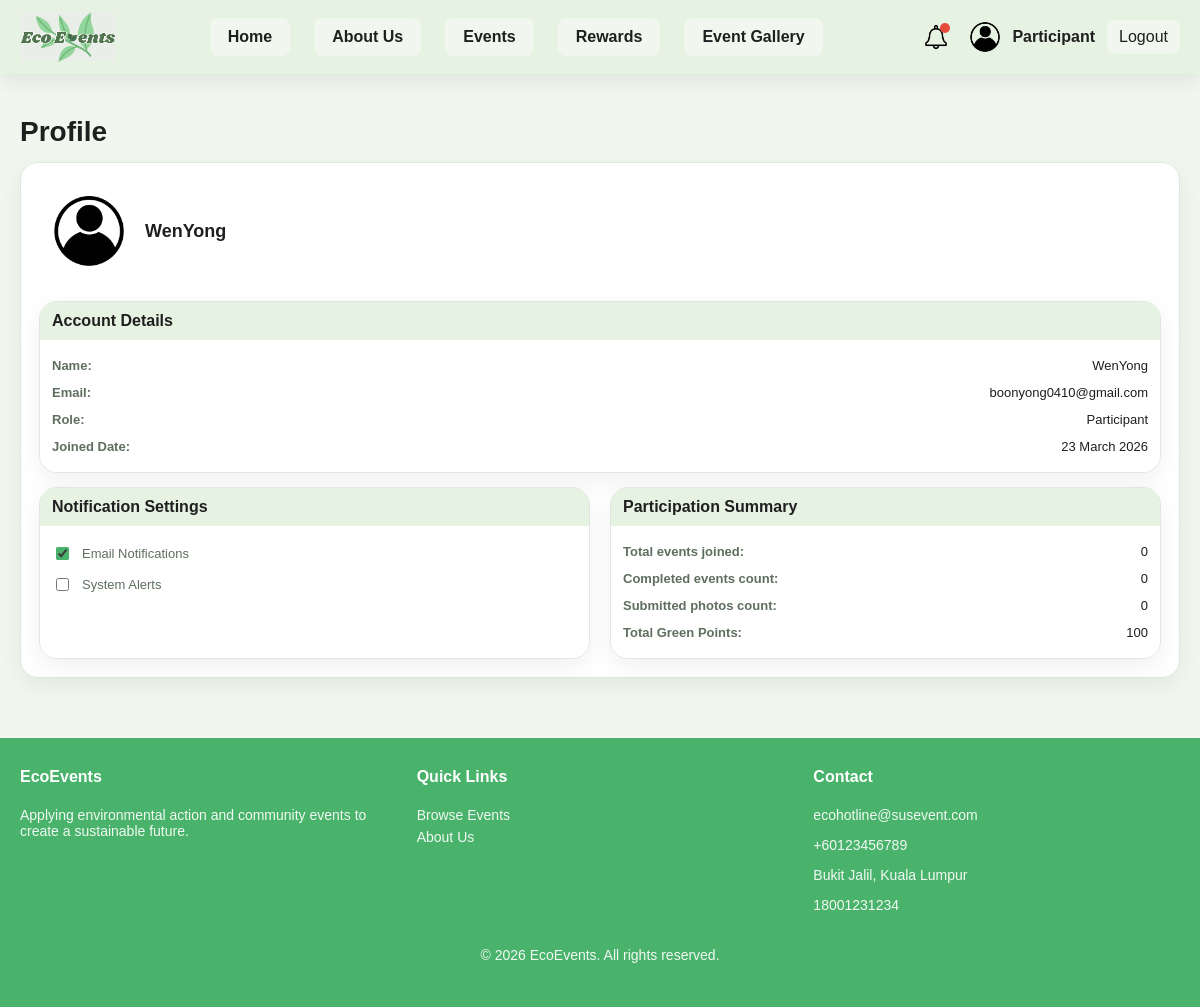
Before: /Sustainableapp/profile.php (signed in) with the older database file.
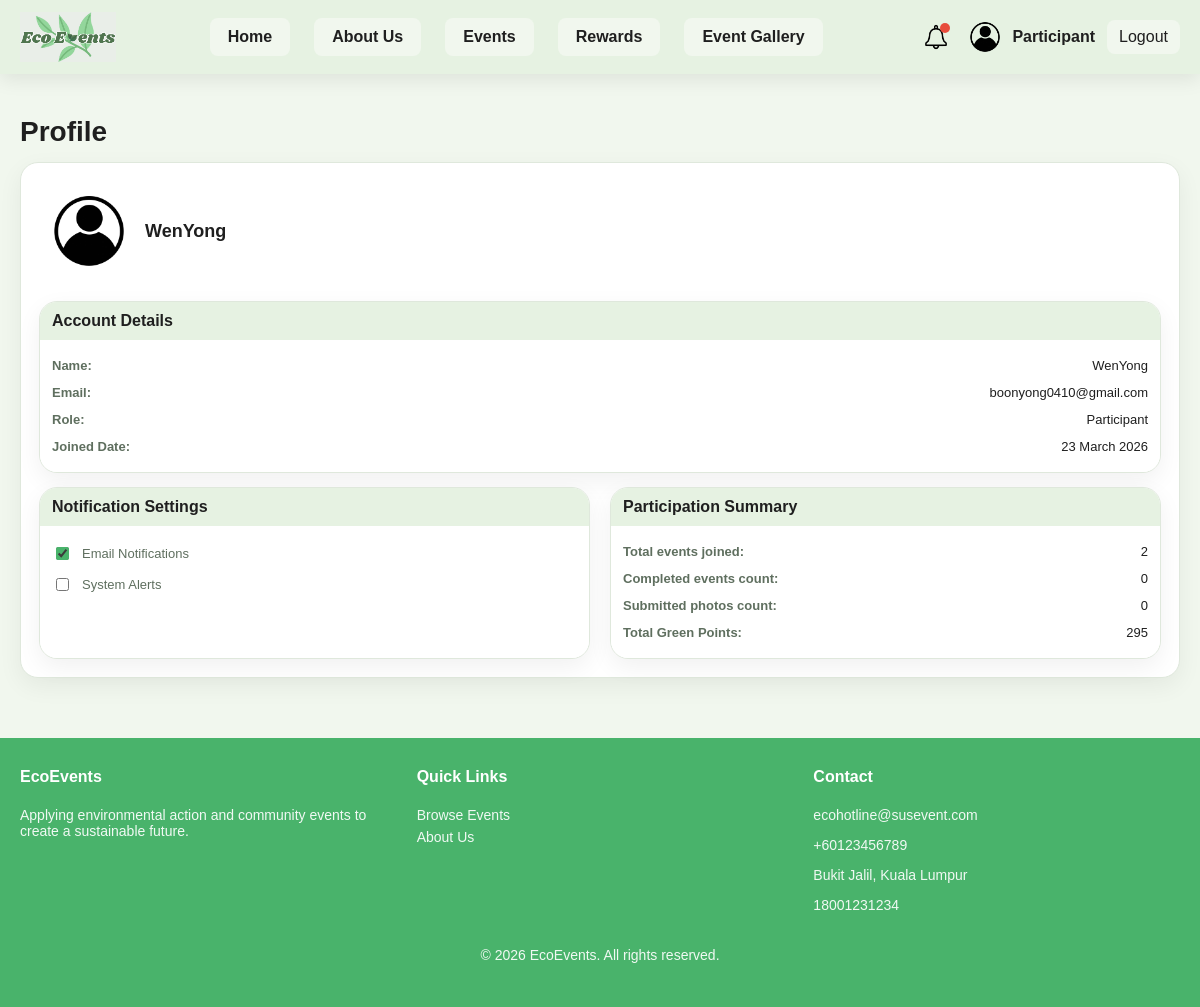
After: the same page with the newer database file.
### tables this page shows
CREATE TABLE `user` (
  `user_id` int(11) NOT NULL,
  `user_fullname` varchar(255) NOT NULL,
  `user_email` varchar(255) NOT NULL,
  `user_username` varchar(255) NOT NULL,
  `user_phoneNumber` varchar(50) NOT NULL,
  `user_password` varchar(255) NOT NULL,
  `user_profilePicture` varchar(255) DEFAULT NULL,
  `user_role` varchar(20) NOT NULL,
  `user_point` int(11) NOT NULL,
  `user_organization` varchar(255) DEFAULT NULL,
  `user_reason` varchar(255) DEFAULT NULL,
  `user_document` varchar(255) DEFAULT NULL,
  `user_status` varchar(255) NOT NULL,
  `user_registerDate` datetime NOT NULL DEFAULT current_timestamp()
);

### Sustainableapp/profile.php (the view, shortened to what this page needs)
<?php
include("config.php");
$user_id = (int) $_SESSION['user_id'];
$userStmt = $conn->prepare("
    SELECT user_fullname, user_email, user_role, user_registerDate, user_point
    FROM `user`
    WHERE user_id = ?
    LIMIT 1
");
$userStmt->bind_param("i", $user_id);
$userStmt->execute();
$userResult = $userStmt->get_result();
$user = $userResult->fetch_assoc();
$totalPoints = (int) ($user['user_point'] ?? 0);
$joinedStmt = $conn->prepare("
    SELECT COUNT(*) AS total_joined
    FROM event_participants
    WHERE user_id = ? AND participation_status = 'joined'
");
$joinedStmt->bind_param("i", $user_id);
$joinedStmt->execute();
$joinedResult = $joinedStmt->get_result();
$joinedRow = $joinedResult->fetch_assoc();
$totalJoined = (int) ($joinedRow['total_joined'] ?? 0);
$completedStmt = $conn->prepare("
    SELECT COUNT(*) AS total_completed
    FROM event_participants
    WHERE user_id = ? AND participation_status = 'completed'
");
$completedStmt->bind_param("i", $user_id);
$completedStmt->execute();
$completedResult = $completedStmt->get_result();
$completedRow = $completedResult->fetch_assoc();
$totalCompleted = (int) ($completedRow['total_completed'] ?? 0);
$totalPhotos = 0;
$displayName = htmlspecialchars($user['user_fullname']);
$displayEmail = htmlspecialchars($user['user_email']);
$displayRole = htmlspecialchars(ucfirst($user['user_role']));
$displayCreatedAt = date("d F Y", strtotime($user['user_registerDate']));
?>
<!DOCTYPE html>
<html lang="en">
<head>
  <link rel="stylesheet" href="css/style.css" />
</head>
<body>
<?php include("header.php"); ?>
<main class="container profile-page">
  <h1 class="profile-title">Profile</h1>
  <section class="profile-card">
    <div class="profile-top">
      <div class="profile-avatar">
        <img src="images/profileicon.png" alt="Profile">
      </div>
      <div class="profile-name"><?= $displayName ?></div>
    </div>
    <div class="profile-block">
      <div class="profile-block-title">Account Details</div>
      <div class="profile-block-body">
        <div class="profile-row"><span>Name:</span><span><?= $displayName ?></span></div>
        <div class="profile-row"><span>Email:</span><span><?= $displayEmail ?></span></div>
        <div class="profile-row"><span>Role:</span><span><?= $displayRole ?></span></div>
        <div class="profile-row"><span>Joined Date:</span><span><?= $displayCreatedAt ?></span></div>
      </div>
    </div>
    <div class="profile-grid">
      <div class="profile-block">
        <div class="profile-block-title">Notification Settings</div>
        <div class="profile-block-body">
          <label class="profile-check">
            <input type="checkbox" checked />
            <span>Email Notifications</span>
          </label>
          <label class="profile-check">
            <input type="checkbox" />
            <span>System Alerts</span>
          </label>
        </div>
      </div>
      <div class="profile-block">
        <div class="profile-block-title">Participation Summary</div>
        <div class="profile-block-body">
          <div class="profile-row"><span>Total events joined:</span><span id="profileJoined"><?= $totalJoined ?></span></div>
          <div class="profile-row"><span>Completed events count:</span><span id="profileCompleted"><?= $totalCompleted ?></span></div>
          <div class="profile-row"><span>Submitted photos count:</span><span id="profilePhotos"><?= $totalPhotos ?></span></div>
          <div class="profile-row"><span>Total Green Points:</span><span id="profileTotalPoints"><?= $totalPoints ?></span></div>
        </div>
      </div>
    </div>
  </section>
</main>
<?php include("footer.php"); ?>
</body>
</html>

Changed rows visible on the page:
changed user "WenYong": user_point "100" → "295"
Other visible differences:
$totalJoined: "0" → "2"
